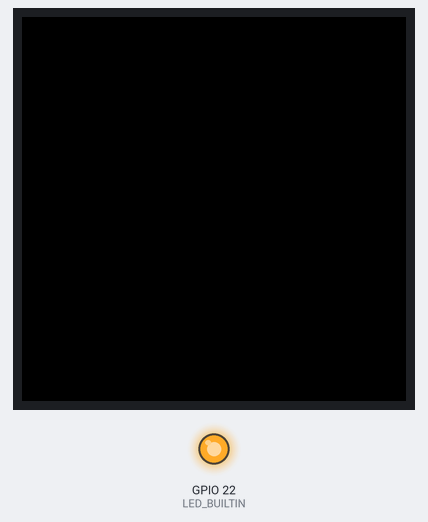
Bench run of a sketch on a simulated ESP32. Shown: 128×128 colour display, output pins drawn as LEDs (lit = HIGH). A WiFi scan finds three made-up networks; what the sketch prints to the serial monitor is not drawn.

Above: at 0.3 s.
At 2.4 s:
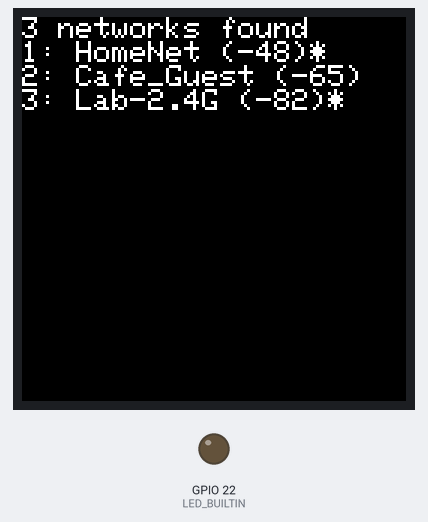
At 7.4 s:
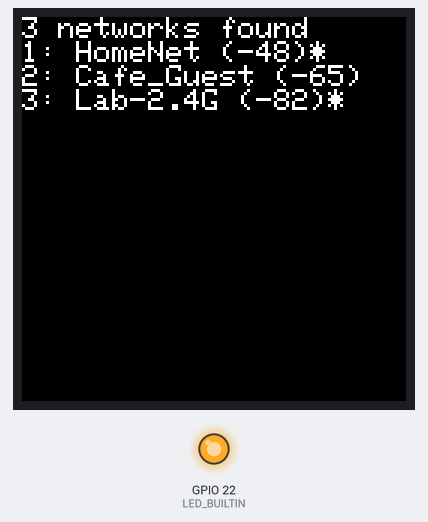
Timing chart, 0 to 130.0 s (numbered marks = the images above):
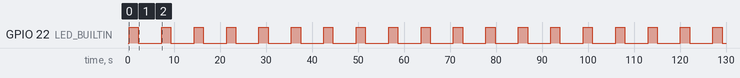

Measured:
- by itself, GPIO 22 (LED_BUILTIN): alternates HIGH for 2.0 s and LOW for 5.0 s
- by itself, everything shown: repeats every 7.0 s, in 3 steps

The sketch:

ttgo_WiFiScan.ino
```cpp
/*
    This sketch demonstrates how to scan WiFi networks.
    The API is almost the same as with the WiFi Shield library,
    the most obvious difference being the different file you need to include:
*/
#include "WiFi.h"
#include <Adafruit_GFX.h>    // Core graphics library
#include <Adafruit_ST7735.h> // Hardware-specific library
#include <SPI.h>


// For the breakout, you can use any 2 or 3 pins
// These pins will also work for the 1.8" TFT shield
#define TFT_CS 16
#define TFT_RST 9  // you can also connect this to the Arduino reset
// in which case, set this #define pin to -1!
#define TFT_DC 17

// Option 1 (recommended): must use the hardware SPI pins
// (for UNO thats sclk = 13 and sid = 11) and pin 10 must be
// an output. This is much faster - also required if you want
// to use the microSD card (see the image drawing example)
//Adafruit_ST7735 tft = Adafruit_ST7735(TFT_CS,  TFT_DC, TFT_RST);

// Option 2: use any pins but a little slower!
#define TFT_SCLK 5   // set these to be whatever pins you like!
#define TFT_MOSI 23   // set these to be whatever pins you like!
Adafruit_ST7735 tft = Adafruit_ST7735(TFT_CS, TFT_DC, TFT_MOSI, TFT_SCLK, TFT_RST);
#define LED_BUILTIN 22

void setup()
{
  Serial.begin(115200);
  pinMode(LED_BUILTIN, OUTPUT);
  tft.initR(INITR_144GREENTAB);   // initialize a ST7735S chip, black tab
  tft.fillScreen(ST7735_BLACK);

  // Set WiFi to station mode and disconnect from an AP if it was previously connected
  WiFi.mode(WIFI_STA);
  WiFi.disconnect();
  delay(100);

  Serial.println("Setup done");
}

void loop()
{
  Serial.println("scan start");
  digitalWrite(LED_BUILTIN, HIGH);

  // WiFi.scanNetworks will return the number of networks found
  int n = WiFi.scanNetworks();
  Serial.println("scan done");
  digitalWrite(LED_BUILTIN, LOW);
  if (n == 0) {
    Serial.println("no networks found");
    tft.setTextWrap(true);
    tft.fillScreen(ST7735_BLACK);
    tft.setCursor(0, 0);
    tft.setTextColor(ST7735_RED);
    tft.setTextSize(1);
    tft.println("no networks found");
  } else {
    Serial.print(n);
    Serial.println(" networks found");
    tft.setTextWrap(false);
    tft.fillScreen(ST7735_BLACK);
    tft.setCursor(0, 0);
    tft.setTextColor(ST7735_WHITE);
    tft.setTextSize(1);
    tft.print(n);
    tft.println(" networks found");
    for (int i = 0; i < n; ++i) {
      // Print SSID and RSSI for each network found
      Serial.print(i + 1);
      tft.print(i + 1);
      Serial.print(": ");
      tft.print(": ");
      Serial.print(WiFi.SSID(i));
      tft.print(WiFi.SSID(i));
      Serial.print(" (");
      tft.print(" (");
      Serial.print(WiFi.RSSI(i));
      tft.print(WiFi.RSSI(i));
      Serial.print(")");
      tft.print(")");
      Serial.println((WiFi.encryptionType(i) == WIFI_AUTH_OPEN) ? " " : "*");
      tft.println((WiFi.encryptionType(i) == WIFI_AUTH_OPEN) ? " " : "*");
      delay(10);
    }
  }
  Serial.println("");

  // Wait a bit before scanning again
  delay(5000);
}
```
